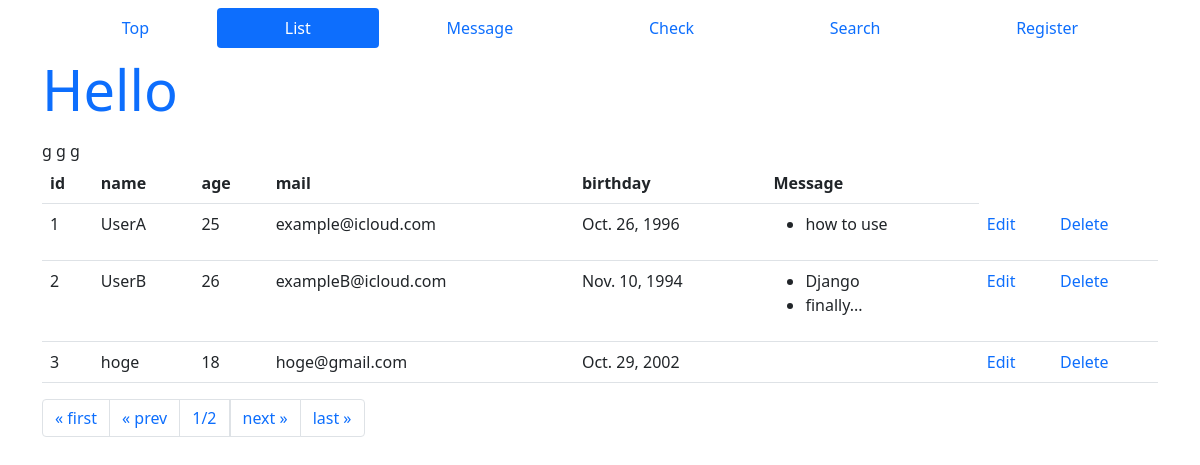
Page /database_app/ on the committed database.
### database_app/models.py (models this page shows, shortened)
class Friend(models.Model):
    name = models.CharField(max_length=100,
                            validators=[number_only])
    mail = models.EmailField(max_length=200,
                             validators=[EmailValidator()])
    gender = models.BooleanField()
    age = models.IntegerField(validators=[
        MinValueValidator(0),
        MaxValueValidator(150)])
    birthday = models.DateField()

class Message(models.Model):
    friend = models.ForeignKey(Friend, on_delete=models.CASCADE)
    title = models.CharField(max_length=100)
    content = models.CharField(max_length=300)
    pub_date = models.DateTimeField(auto_now_add=True)
    class Meta:
        ordering = ('pub_date',)

### database_app/views.py (the view)
# urls.py: path('', views.index, name='index'),
def index(request, num=1):
    data = Friend.objects.all()
    page = Paginator(data, 3)
    params = {
        'title': 'Hello',
        'message': '',
        'data': page.get_page(num),
    }
    return render(request, 'database_app/index.html', params)

### database_app/templates/database_app/index.html (shortened to what this page needs)
{% load static %}
<!DOCTYPE html>
<html lang="ja">
<head>
    <link href="https://cdn.jsdelivr.net/npm/bootstrap@5.0.0-beta1/dist/css/bootstrap.min.css" rel="stylesheet"
>
</head>
<body class="container">
    <header class="container">
        <nav class="nav nav-pills nav-fill my-2">
            <a class="nav-link" aria-current="page" href="/">Top</a>
            <a class="nav-link active" href="/database_app">List</a>
            <a class="nav-link" href="/database_app/message">Message</a>
            <a class="nav-link" href="/database_app/check">Check</a>
            <a class="nav-link" href="/database_app/find">Search</a>
            <a class="nav-link" href="/admin">Register</a>
        </nav>
    </header>
    <h1 class="display-4 text-primary">{{ title }}</h1>
    <table class="table">
        <tr>
            <th>id</th>
            <th>name</th>
            <th>age</th>
            <th>mail</th>
            <th>birthday</th>
            <th>Message</th>
        </tr>
        {% for item in data %}
        <tr>
            <td>{{ item.id }}</td>
            <td>{{ item.name }}</td>
            <td>{{ item.age }}</td>
            <td>{{ item.mail }}</td>
            <td>{{ item.birthday }}</td>
            <td><ul>
                {% for ob in item.message_set.all %}
                <li>{{ob.title}}</li>
                {% endfor %}
            </ul></td>g
            <td><a class="text-decoration-none" href="{% url 'edit' item.id %}">Edit</a></td>
            <td><a class="text-decoration-none" href="{% url 'delete' item.id %}">Delete</a></td>
        </tr>
        {% endfor %}
    </table>
    <ul class="pagination">
        {% if data.has_previous %}
        <li class="page-item">
            <a class="page-link" href="{% url 'index' %}">
                &laquo; first
            </a>
        </li>
        <li class="page-item">
            <a class="page-link" href="{% url 'index' %}{{data.previous_page_number}}">
                &laquo; prev
            </a>
        </li>
        {% else %}
        <li class="page-item">
            <a class="page-link">
                &laquo; first
            </a>
        </li>
        <li class="page-item">
            <a class="page-link">
                &laquo; prev
            </a>
        </li>
        {% endif %}
        <li class="page-item">
            <a class="page-link">
                {{data.number}}/{{data.paginator.num_pages}}
            </a>
        </li>
        {% if data.has_next %}
        <li class="ppage-item">
            <a class="page-link" href="{% url 'index' %}{{data.next_page_number}}">
                next &raquo;
            </a>
        </li>
        <li class="page-item">
            <a class="page-link" href="{% url 'index' %}{{data.paginator.num_pages}}">
                last &raquo;
            </a>
        </li>
        {% endif %}
    </ul>
</body>
</html>

### rows in the picture
Friend: id "1", name "UserA", age "25", mail "example@icloud.com", birthday "Oct. 26, 1996"
Message: title "how to use"
Friend: id "2", name "UserB", age "26", mail "exampleB@icloud.com", birthday "Nov. 10, 1994"
Message: title "Django"
Message: title "finally..."
Friend: id "3", name "hoge", age "18", mail "hoge@gmail.com", birthday "Oct. 29, 2002"

### other values in the picture
{{ title }} "Hello"
{{ data.number }} "1"
{{ data.paginator.num_pages }} "2"
